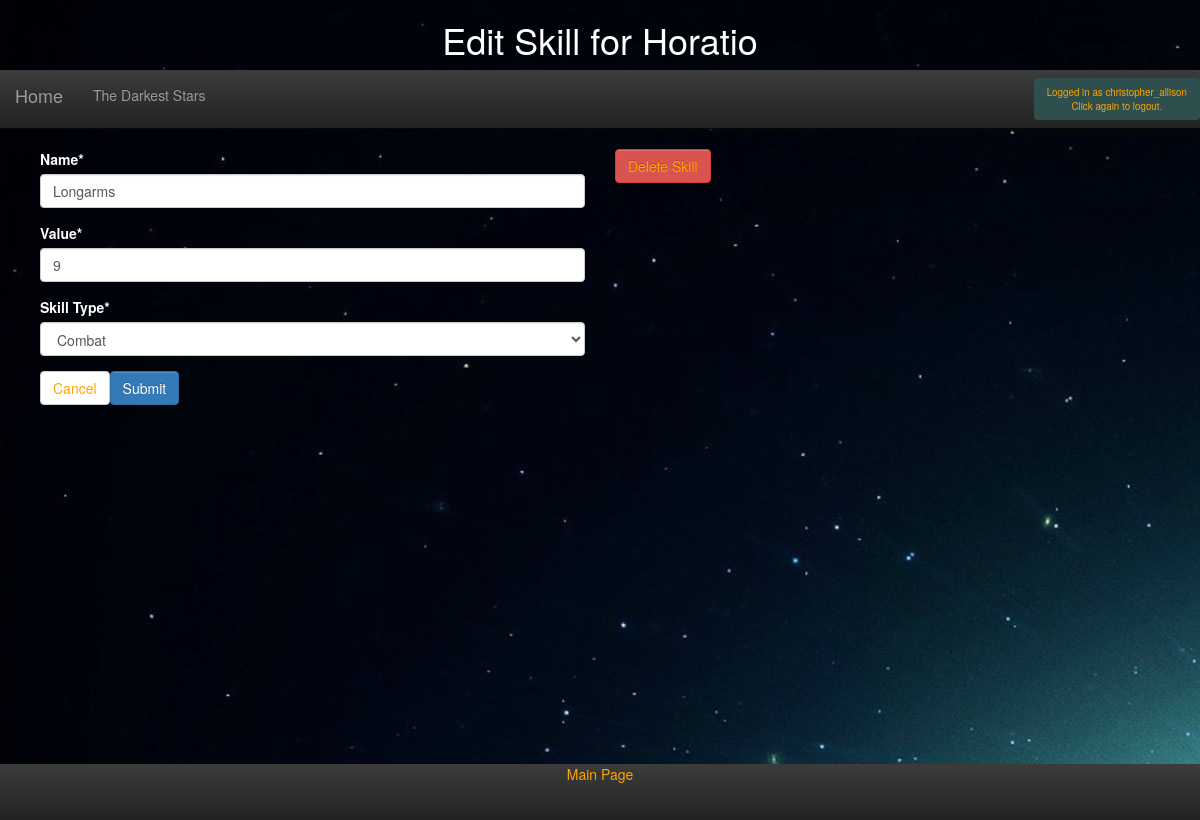
The app's page /personas/edit_skill/8/ (signed in) with its own data.
### personas/models.py (models this page shows, shortened)
class Character(models.Model):
    PROTAGONIST = "Protagonist"
    ANTAGONIST = "Antagonist"
    SUPPORTING = "Supporting"
    CREATURE = "Creature"
    CHAR_CHOICES = (
        (PROTAGONIST, "Protagonist"),
        (ANTAGONIST, "Antagonist"),
        (SUPPORTING, "Supporting"),
        (CREATURE, "Creature"))
    creator = models.ForeignKey(User, unique=False, blank=True)
    name = models.CharField(max_length=128, unique=False)
    story = models.ForeignKey('Story', default=1)
    c_type = models.CharField(choices=CHAR_CHOICES,
        max_length=32, default="Supporting", verbose_name="Character Type")
    xp = models.PositiveSmallIntegerField(blank=True, default=0)
    description = MarkdownField(blank=True)
    age = models.PositiveSmallIntegerField(default=21)
    nationality = models.ForeignKey(Nation, default=1)
    birthplace = models.ForeignKey(Location, related_name='place_of_birth', default=1)
    base_of_operations = models.ForeignKey(Location, related_name='active_in', default=2)
    image = models.ImageField(upload_to='profile_images/%Y/%m/%d', default='profile_images/nobody.jpg')
    slug = models.SlugField(unique=True)

class Story(models.Model):
    SUPERS = 'Supers'
    FANTASY = 'Fantasy'
    HORROR = 'Horror'
    HISTORICAL = 'Historical'
    SCI_FI = 'Science-Fiction'
    WESTERN = 'Western'
    DRAMA = 'Drama'
    COMEDY = 'Comedy'
    CRIME = 'Crime'
    FABLE = 'Fable'
    MYSTERY = 'Mystery'
    GENRE_CHOICES = (
        (SUPERS, 'Supers'),
        (FANTASY, 'Fantasy'),
        (HORROR, 'Horror'),
        (HISTORICAL, 'Historical'),
        (SCI_FI, "Science Fiction"),
        (WESTERN, 'Western'),
        (DRAMA, 'Drama'),
        (COMEDY, 'Comedy'),
        (CRIME, 'Crime'),
        (FABLE, 'Fable'),
        (MYSTERY, 'Mystery'),
    )
    LIGHT = "Light"
    DARK = "Dark"
    THEME_CHOICES = (
        (LIGHT, 'Light'),
        (DARK, 'Dark'))
    title = models.CharField(max_length=128)
    author = models.ForeignKey(User)
    publication_date = models.DateField()
    description = models.TextField(blank=True)
    genre = models.CharField(max_length=128, choices=GENRE_CHOICES, default='Fantasy')
    image = models.ImageField(upload_to='story_images/%Y/%m/%d', default='story_images/nobody.jpg')
    background = models.ImageField(upload_to='story_backgrounds/%Y/%m/%d', default='story_backgrounds/nothing.jpg')
    colour_theme = models.CharField(max_length=12, choices=THEME_CHOICES, default='Dark')
    skill_type_name_1 = models.CharField(max_length=24, default="General", blank=True)
    skill_type_name_2 = models.CharField(max_length=24, default="Investigative", blank=True)
    skill_type_name_3 = models.CharField(max_length=24, default="Combat", blank=True)
    skill_type_name_4 = models.CharField(max_length=24, default="Knowledge", blank=True)
    statistic_type_name_1 = models.CharField(max_length=24, default="Physical", blank=True)
    statistic_type_name_2 = models.CharField(max_length=24, default="Mental", blank=True)
    statistic_type_name_3 = models.CharField(max_length=24, default="Social", blank=True)
    statistic_type_name_4 = models.CharField(max_length=24, default="Magic", blank=True)
    slug = models.SlugField(unique=True)

class Skill(models.Model):
    TYPE_1 = "Type_1"
    TYPE_2 = "Type_2"
    TYPE_3 = "Type_3"
    TYPE_4 = "Type_4"
    SKILL_TYPES = (
        (TYPE_1, "Type_1"),
        (TYPE_2, "Type_2"),
        (TYPE_3, "Type_3"),
        (TYPE_4, "Type_4"))
    name = models.CharField(max_length=32)
    value = models.CharField(max_length=32, default=0)
    s_type = models.CharField(max_length=32, choices=SKILL_TYPES, verbose_name="Skill Type", default="Type_1")
    character = models.ForeignKey('Character')
    description = models.TextField(blank=True)

### personas/views.py (the view)
# urls.py: url(r'^edit_skill/(?P<pk>\d+)/$', views.edit_skill, name='edit_skill'),
@login_required
def edit_skill(request, pk, template_name='personas/edit_skill.html'):
    skill = Skill.objects.get(pk=pk)
    character = Character.objects.get(skill=skill)
    story = character.story
    form = SkillForm(request.POST or None, instance=skill, character=character)
    if form.is_valid():
        form.save()
        return HttpResponseRedirect('/personas/character/{}/#skills'.format(character.slug))
    return render(request, template_name, {'form': form, 'character': character,
        'skill': skill, 'story':story})

### personas/forms.py
class SkillForm(forms.ModelForm):
    class Meta:
        model = Skill
        fields = ["name", "value", "s_type"]
    def __init__(self, *args, **kwargs):
        try:
            self.character = kwargs.pop('character')
        except KeyError:
            self.character = None
        choice_story = Story.objects.get(character=self.character)
        context_choices = [('Type_1', getattr(choice_story, 'skill_type_name_1')),
            ('Type_2', getattr(choice_story, 'skill_type_name_2')),
            ('Type_3', getattr(choice_story, 'skill_type_name_3')),
            ('Type_4', getattr(choice_story, 'skill_type_name_4'))]
        INITIAL_CHOICES = [1, 2, 3 ,4]
        s_type = forms.ChoiceField()
        super(SkillForm, self).__init__(*args, **kwargs)
        self.fields['s_type'].choices = context_choices
        self.helper = FormHelper(self)
        self.layout = Layout(InlineField('name','value'),
            's_type',
        )
        self.helper.layout.append(
            FormActions(
                HTML("""<a role="button" class="btn btn-default"
                        href="#">Cancel</a>"""),
                Submit('save', 'Submit'),))

### templates/personas/edit_skill.html (shortened to what this page needs)
{% extends "personas/base.html" %}
{% load staticfiles %}
{% load crispy_forms_tags %}
{% block title %}
    <header>
        <h1>Edit Skill for {{ character.name }}</h1>
    </header>
{% endblock %}
{% block column1 %}
<div class="col-md-6 col-sm-6 col-lg-6" id="col1">
    {% crispy form %}
</div>
{% endblock %}
{% block column2 %}
<div class="col-md-2 col-sm-2 col-lg-2">
 <a href="{% url 'delete_skill' pk=skill.pk %}" class="btn btn-danger">Delete Skill</a>
</div>
{% endblock %}

### templates/personas/base.html (shortened to what this page needs)
<!DOCTYPE html>
{% load staticfiles %}
{% load crispy_forms_tags %}
{% load leaflet_tags %}
{% load thumbnail %}
{% block head %}
    {% if story.colour_theme == 'Light' %}
        <link rel="stylesheet" type="text/css" href="{% static 'personas/css/bootstrap-theme-light.css' %}" />
    {% else %}
        <link rel="stylesheet" type="text/css" href="{% static 'personas/css/bootstrap-theme-dark.css' %}" />
    {% endif %}
    <html>
        <head>
            <link href="{% static 'personas/css/bootstrap.min.css' %}" rel="stylesheet">
        </head>
    {% endblock %}
    {% if story %}
        <body background='{{ story.background.url }}'>
        {% else %}
            <body style="background:black">
            {% endif %}
            <div class="wrapper">
                {% block title %}{% endblock %}
                {% block navbar %}
                    <div class="main_navbar">
                        <nav class="navbar navbar-inverse navbar-static-top" role="navigation">
                            <div class="navbar-header">
                                <a class="navbar-brand" href="/personas/">Home</a>
                            </div>
                            <div class="collapse navbar-collapse" id="MyNavBar">
                                <ul class="nav navbar-nav">
                                    <li class="dropdown">
                                        {% if story %}
                                            <a href="#" class="dropdown-toggle" data-toggle="dropdown">{{ story.title }}</a>
                                        {% else %}
                                            <a href="/personas/" class="dropdown-toggle" data-toggle="dropdown">Choose a Story</a>
                                        {% endif %}
                                </ul>
                                <form class="navbar-form navbar-right" role="search">
                                    {% if user.is_authenticated %}
                                        <a class="btn btn-inverse" style="font-size:70%; background-color:darkslategray" href="/personas/logout" role="button">Logged in as {{ user.username }}<br>  Click again to logout.</a>
                                    {% else %}
                                        <a class="btn btn-inverse" href="/personas/register" role="button">Register</a>
                                        <a class="btn btn-inverse" href="/personas/login" role="button">Log In</a>
                                    {% endif %}
                                </form>
                            </div>
                        </nav>
                    </div>
                {% endblock %}
                {% block content %}
                    <div class="row">
                        {% block column1 %}
                        {% endblock %}
                        {% block column2 %}
                        {% endblock %}
                    </div>
                {% endblock content %}
                <div class="push"></div>
            </div>
            {% block footer %}
                <div class="footer">
                    <a href="/personas/">Main Page</a>
                </div>
            {% endblock %}
        </body>
    </html>

### records on screen
Character: name "Horatio"
Story: title "The Darkest Stars"
Skill: name "Longarms", value "9", s_type "Combat"

### other values on screen
{{ user.username }} "christopher_allison"
